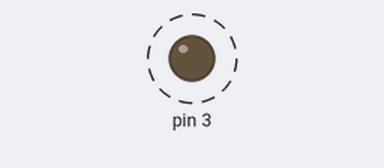
This sketch was run on a simulated Arduino Uno, built with avr-gcc and run on an emulated ATmega328P. On the bench: output pins drawn as LEDs (lit = HIGH). Dashed ring = blinking.

Above: at 0.15 s.
Timing chart, 0 to 3.0 s (numbered marks = the images above):
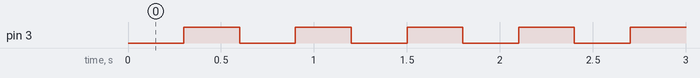

Measured:
- by itself, pin 3: alternates HIGH for 0.30 s and LOW for 0.30 s

The sketch:

Untitled3.ino
```cpp
void setup () {
pinMode(3,OUTPUT);
}

void loop() {
delay(300);
digitalWrite(3,HIGH);
delay(300);
digitalWrite(3,LOW);
}
```
